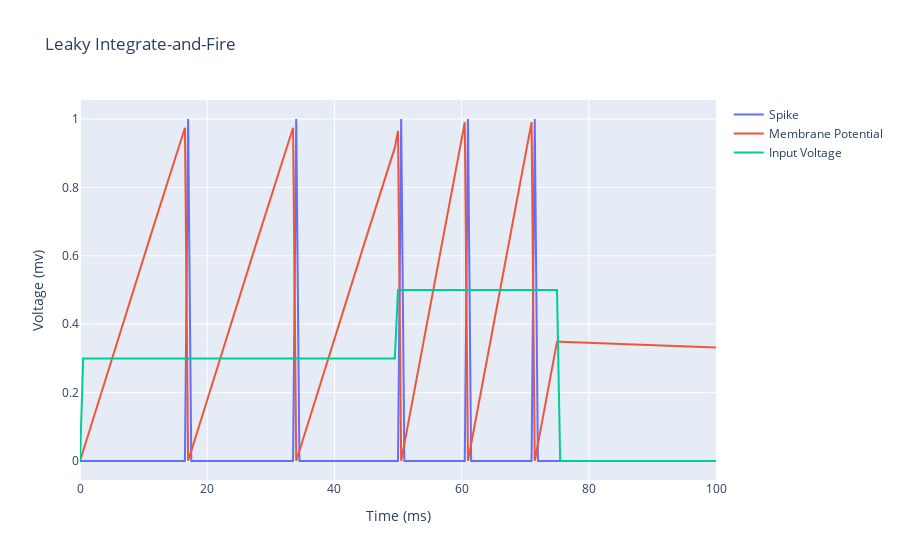

This figure's notebook cell:
### Code cell
sim = lif( rm=100, cm=10, input1 = .3, input2 = .5, vt=1, vr = 0)
sim.simulate(100, 150)
sim.neuron.plot_graph()
print(sim.neuron.v)
print(sim.neuron.vm)
print(sim.neuron.spikes)

### Figure 1 — Plotly figure (JSON) as saved in the notebook; plotly's stock layout.template omitted (floating-point values rounded to 4 significant figures; data arrays with more than 128 entries replaced by an {"elided": "..."} marker saying what was removed)
{"data": [{"mode": "lines", "name": "Spike", "type": "scatter", "x": {"elided": "202 float values"}, "y": {"elided": "201 int values"}}, {"mode": "lines", "name": "Membrane Potential", "type": "scatter", "x": {"elided": "202 float values"}, "y": {"elided": "201 float values"}}, {"mode": "lines", "name": "Input Voltage", "type": "scatter", "x": {"elided": "202 float values"}, "y": {"elided": "201 float values"}}], "layout": {"title": {"text": "Leaky Integrate-and-Fire"}, "xaxis": {"title": {"text": "Time (ms)"}}, "yaxis": {"title": {"text": "Voltage (mv)"}}}}
